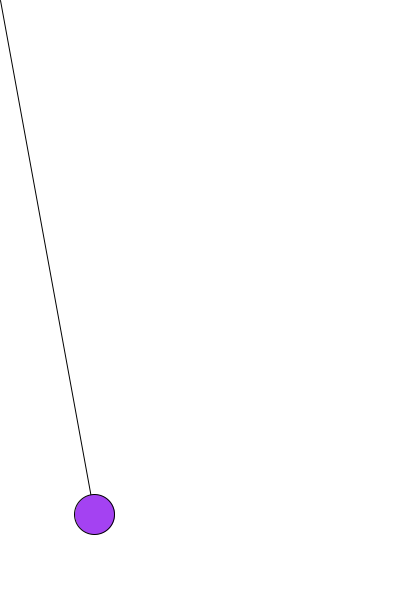
Frame 1 (no input)
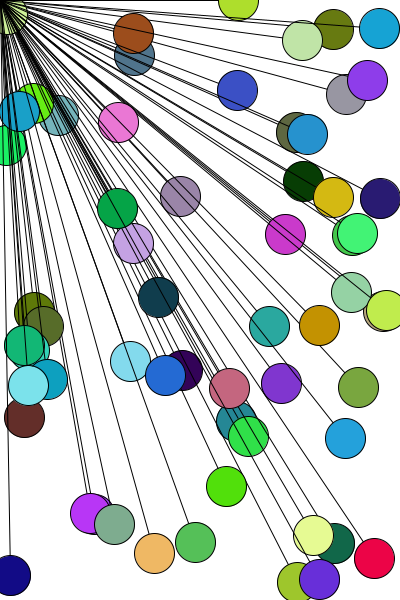
Frame 60 (the mouse pressed at the canvas centre just before this capture)
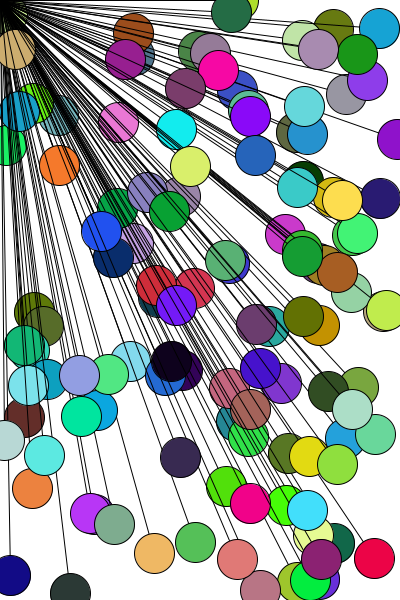
Frame 120 (the mouse held since frame 60 and released just before this capture)

The Processing sketch that drew these frames (run headless with seeded random() and noise(); from frame 60 on, the mouse is pressed at the canvas centre):

// Processing sketch: processing_98708
// ── processing_98708.pde

float pixelX;
float pixelY;

void setup()
{
  size(400, 600);
  background(255, 255, 255);
  smooth();
  frameRate(10);
}

void draw()
{
  fill(random(255), random(255), random(255) );
  
  pixelX = random(width);
  pixelY = random(height);
  
  line(0, 0, pixelX, pixelY );
  ellipse(pixelX, pixelY, 40, 40);  
}
